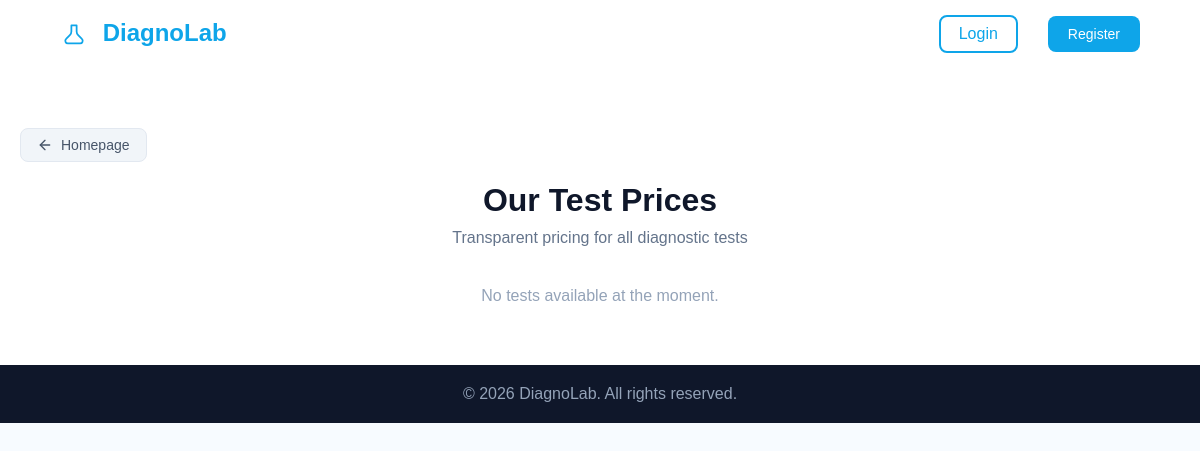
Page /test-prices.php on the earlier database version.
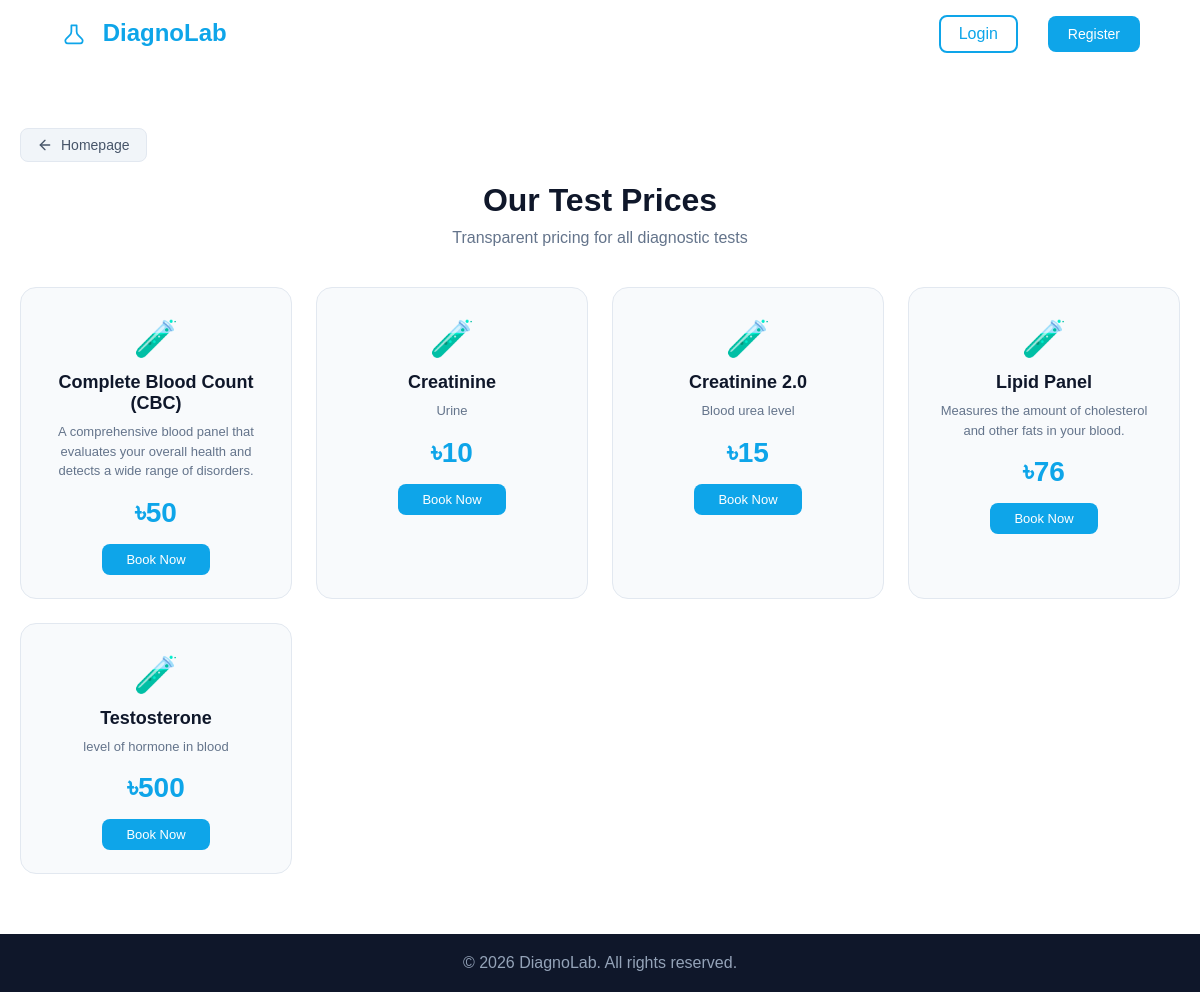
Same page on the later database version.
### tables this page shows
CREATE TABLE `tests` (
  `test_id` int(11) NOT NULL,
  `test_name` varchar(100) NOT NULL,
  `description` text DEFAULT NULL,
  `price` decimal(10,2) NOT NULL,
  `status` enum('Active','Inactive') DEFAULT 'Active'
);

### test-prices.php (the view, shortened to what this page needs)
<?php
require_once 'config/db.php';
$tests = $conn->query("SELECT test_name, description, price FROM tests WHERE status = 'Active' ORDER BY test_name ASC");
?>
<!DOCTYPE html>
<html lang="en">
<head>
    <link rel="stylesheet" href="/DiagnoSys/assets/css/style.css">
</head>
<body>
    <nav class="navbar">
        <a href="index.php" class="logo">
            DiagnoLab
        </a>
        <div class="nav-buttons">
            <a href="login.php" class="btn-outline">Login</a>
            <a href="register.php" class="btn-primary">Register</a>
        </div>
    </nav>
    <section class="test-prices" id="test-prices">
        <div class="test-prices-nav">
            <a href="index.php" class="btn-back-dashboard">
                <svg xmlns="http://www.w3.org/2000/svg" width="16" height="16" viewBox="0 0 24 24" fill="none" stroke="currentColor" stroke-width="2" stroke-linecap="round" stroke-linejoin="round"><line x1="19" y1="12" x2="5" y2="12"></line><polyline points="12 19 5 12 12 5"></polyline></svg>
                Homepage
            </a>
        </div>
        <h2>Our Test Prices</h2>
        <p>Transparent pricing for all diagnostic tests</p>
        <div class="price-grid">
            <?php if ($tests && $tests->num_rows > 0): ?>
                <?php while ($test = $tests->fetch_assoc()): ?>
                <div class="price-card">
                    <div class="price-card-icon">🧪</div>
                    <h3><?php echo htmlspecialchars($test['test_name']); ?></h3>
                    <p class="price-desc"><?php echo htmlspecialchars($test['description']); ?></p>
                    <div class="price-tag">৳<?php echo number_format($test['price'], 0); ?></div>
                    <a href="register.php" class="btn-primary">Book Now</a>
                </div>
                <?php endwhile; ?>
            <?php else: ?>
                <p class="no-tests">No tests available at the moment.</p>
            <?php endif; ?>
        </div>
    </section>
    <footer class="footer">
        <p>&copy; 2026 DiagnoLab. All rights reserved.</p>
    </footer>
</body>
</html>

### assets/css/style.css (style rules this page uses)
* { margin: 0; padding: 0; box-sizing: border-box; font-family: Arial, sans-serif; }
body { background: #f7fbff; color: #1a1a1a; }
.navbar { background: #fff; padding: 15px 60px; display: flex; justify-content: space-between; align-items: center; box-shadow: 0 2px 10px rgba(0,0,0,0.1); }
.logo { font-size: 24px; font-weight: bold; color: #0ea5e9; text-decoration: none; cursor: default; }
a.logo { cursor: pointer; }
.hero-icon { width: 24px; height: 24px; display: inline-block; }
.logo .hero-icon { width: 28px; height: 28px; margin-right: 8px; vertical-align: middle; }
.nav-buttons a { margin-left: 15px; text-decoration: none; }
.nav-buttons { display: flex; align-items: center; gap: 15px; }
.btn-primary { background: #0ea5e9; color: #fff; padding: 10px 20px; border-radius: 8px; border: none; cursor: pointer; font-size: 14px; text-decoration: none; }
.btn-outline { border: 2px solid #0ea5e9; color: #0ea5e9; padding: 8px 18px; border-radius: 8px; background: transparent; }
.test-prices { padding: 60px 20px; text-align: center; background: #fff; }
.test-prices h2 { font-size: 32px; color: #0f172a; margin-bottom: 10px; }
.test-prices > p { color: #64748b; margin-bottom: 40px; }
.test-prices-nav { max-width: 1200px; margin: 0 auto 20px; text-align: left; }
.price-grid { display: grid; grid-template-columns: repeat(auto-fill, minmax(260px, 1fr)); gap: 24px; max-width: 1200px; margin: 0 auto; }
.price-card { background: #f8fafc; border: 1px solid #e2e8f0; border-radius: 16px; padding: 30px 24px; text-align: center; transition: transform 0.2s, box-shadow 0.2s; }
.price-card-icon { font-size: 36px; margin-bottom: 12px; }
.price-card h3 { font-size: 18px; color: #0f172a; margin-bottom: 8px; }
.price-desc { color: #64748b; font-size: 13px; margin-bottom: 16px; line-height: 1.5; }
.price-tag { font-size: 28px; font-weight: 700; color: #0ea5e9; margin-bottom: 20px; }
.price-card .btn-primary { padding: 8px 24px; font-size: 13px; border-radius: 8px; text-decoration: none; }
.footer { background: #0f172a; color: #94a3b8; text-align: center; padding: 20px; }
.btn-back-dashboard { display: inline-flex; align-items: center; gap: 8px; padding: 8px 16px; background: #f1f5f9; color: #475569; text-decoration: none; font-size: 14px; font-weight: 500; border-radius: 8px; border: 1px solid #e2e8f0; transition: all 0.2s; }
.btn-back-dashboard svg { flex-shrink: 0; }
.no-tests { color: #94a3b8; font-size: 16px; grid-column: 1 / -1; }

Differences in the rows shown:
added tests: test_name "Complete Blood Count (CBC)", description "A comprehensive blood panel that evaluates your overall health and detects a wide range of disorders.", price "50"
added tests: test_name "Creatinine", description "Urine", price "10"
added tests: test_name "Creatinine 2.0", description "Blood urea level", price "15"
added tests: test_name "Lipid Panel", description "Measures the amount of cholesterol and other fats in your blood.", price "76"
added tests: test_name "Testosterone", description "level of hormone in blood", price "500"
Other differences:
text no longer shown: "No tests available at the moment."
